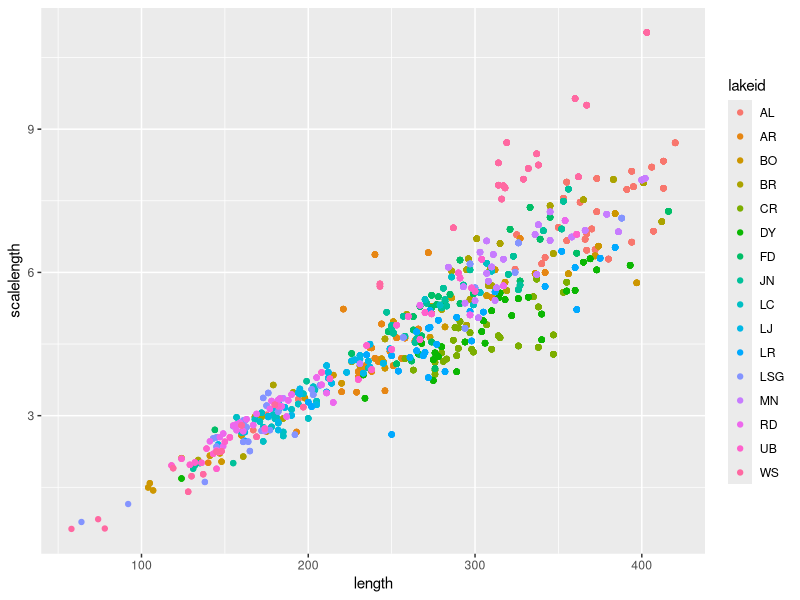
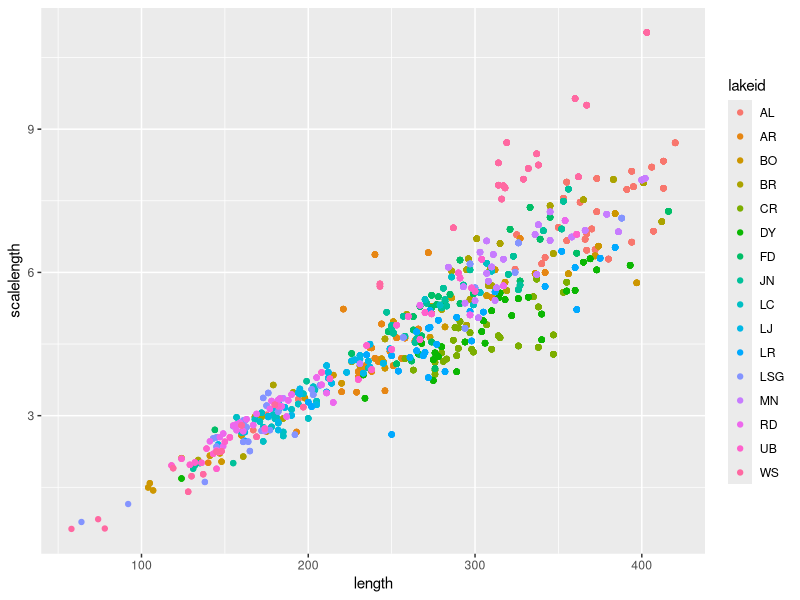
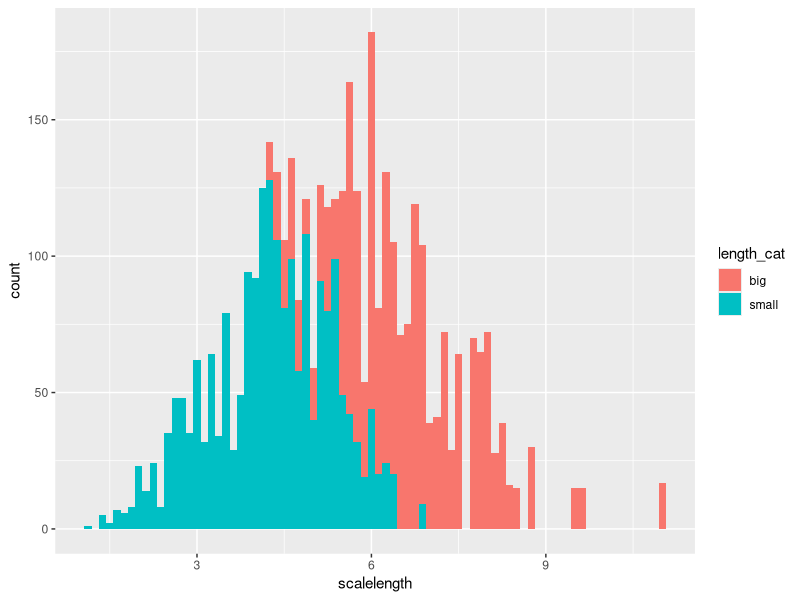
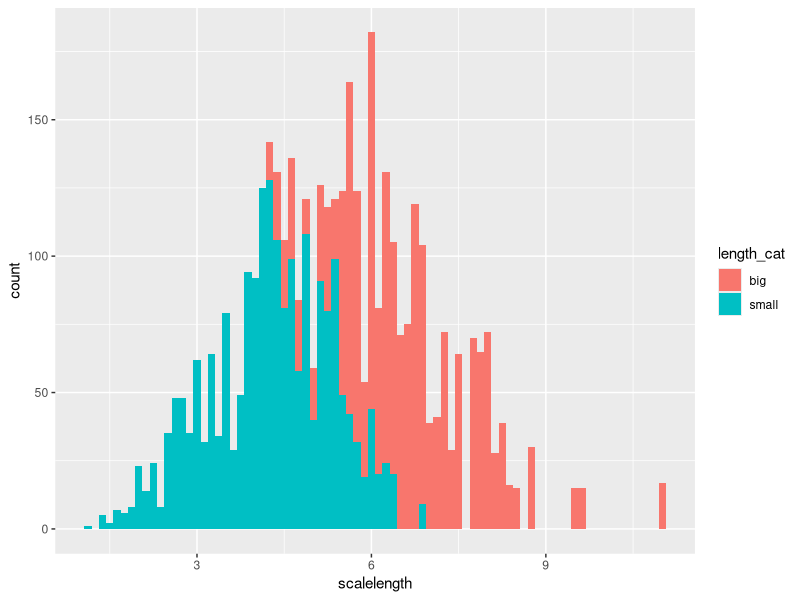

Write R code to recreate these figures, in order.
fish_data <- read.csv("Data/Gaeta_etal_CLC_data.csv")

library(dplyr)
fish_data_cat = fish_data %>%
  mutate(length_cat = ifelse(length > 200, "big", "small"))

#this creates a new table categorizing by fish size
fish_data_cat = fish_data %>%
  mutate(length_cat = ifelse(length > 300, "big", "small"))

#Get rid of scale lengths less than 1
fish_data_cat = fish_data %>%
  mutate(length_cat = ifelse(length > 300, "big", "small")) %>%
  filter(scalelength > 1)

#scatterplot with length on the x-axis and scalelength on the y-axis, and colored points for lake id
library(tidyverse)
ggplot(fish_data, aes(x = length, y = scalelength, color = lakeid)) +
  geom_point()


library(tidyverse)
ggplot(fish_data, aes(x = length, y = scalelength, color = lakeid)) +
  geom_point()

#Plot histogram of scale length by fish categorical size
ggplot(fish_data_cat, aes(x = scalelength, fill = length_cat)) +
  geom_histogram(bins = 80) 
  
ggsave("scale_hist_by_length.jpg")





